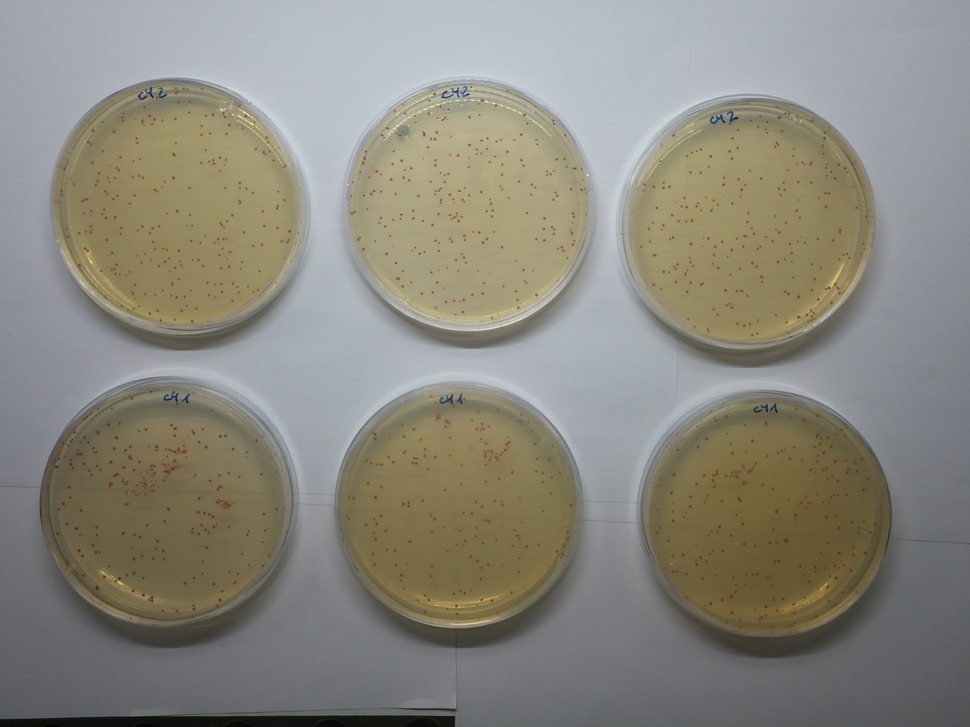
#> input picture data/Singles/02.10.2025-04.30.02.jpg, 970 x 727 px, shrunk from 4056 x 3040 before the run; its folder holds only this picture in this run
$ python -i preprocessing.py   (imports and definitions only)
#> lines starting #> are read from the running program, lines starting #| are printed output that depends on the picture; after the words box and inside, x2 and y2 are one past the last pixel; in counts of white or black regions, pixels touching at a corner belong together
#> further down, picture is the input picture: shape (727, 970, 3); mean B, G, R 125.5, 136, 138.5
### phase/helpers/inputs.py
import cv2 as cv
import numpy as np
import os
import re
from pypdf import PdfReader
from datetime import datetime
import sys
from pathlib import Path
from dataclasses import dataclass
import tempfile
import uuid
import shutil

TMP_DIR = Path(tempfile.gettempdir()) / "phase_temp"

def read_img(source):
    """
    Reads a string filepath or a numpy array.
    For ease of using image processing functions standalone or in pipelines.

    Returns numpy array / image.

    Parameters
    ----------
    source: str or np.ndarray
        Image, or string to the image path.

    Returns
    -------
    np.ndarray
        Image in numpy array form.
    """
    if (isinstance(source, (str, Path)) and os.path.isfile(source)):
        img = cv.imread(source)
    elif isinstance(source, np.ndarray):
        img = source
    elif hasattr(source, "crop"):
        img = source.crop
    else:
        raise TypeError("source must be a file path or a NumPy array")
    return img

# [121 lines left out: functions read_time, read_image_paths, read_pdf, show_image, not called in this run]

@dataclass
class Image:
    """
    Class for out-of-core handling.
    """
    path: Path
    # [41 lines left out: functions __init__, __array__, __del__, clear_tmp_dir, not called in this run]

    def load(self) -> np.ndarray:
        return np.load(self.path, allow_pickle=False, mmap_mode="r")

    def export(self, path: Path):
        cv.imwrite(str(path), self.load())

### phase/image_manipulation/preprocessing.py
import cv2 as cv
import numpy as np
import os
import warnings

from ..helpers.inputs import read_img, show_image

def preprocess(
        source,
        mask = None,
        fg_mask = None,
        bg_mask = None,
        area_filter = True,
        s = 121,
        C = 11,
        kernel_size = 3,
        min_area = 5,
        max_area = 200,
        save = False,
        save_path = "",
        file_name = "preprocessed",
        idx: int = None
        ):
    """
    Preprocesses input image of cropped dish into a thresholded binary image of colonies.

    Returns preprocessed image.

    Parameters
    ----------
    source: str or np.ndarray
        Image of dish, or string to the image path.
    mask: np.ndarray, optional
        Mask of background area outside of dish, if None the background crop won't be applied and watershedding won't work.
    fg_mask: np.ndarray, optional
        "Ground truth positive" mask of colonies from a time point in the future. From preprocess_fg_isolation()
    bg_mask: np.ndarray, optional
        "Ground truth negative" mask of the petri dish, marker, and other artifacts. From preprocess_bg_isolation().
    area_filter: bool, default=True,
        Filter large objects by virtue of connected components. Useful for just formed colonies to reduce the noise; turn off when colonies are larger.
    s: int, default=121
        Block size for thresholding. Bigger numbers include more to threshold.
    C: int, default=11
        Constant to subtract from thresholding.
    kernel_size: int, optional
        Kernel size for erosion. Used for noise removal and colony separation.
    save: bool, default=True
        Whether to save the preprocessed image.
    save_path: str, optional
        Path where the image should be saved.
    file_name: str, optional
        Name to save the preprocessed image as.
    idx: int, optional
        Passed by a wrapper function when processing mutliple dishes.

    Returns
    -------
    np.ndarray
        Preprocessed dish.
    """
#> called with area_filter = True, s = 121, C = 11, kernel_size = 3, min_area = 5, max_area = 200, save = False, save_path = ''
    img = read_img(source=source)

    if save and not save_path:
        warnings.warn(f"No specified save path. Images saved in the current directory ({os.getcwd()}) under ...Preprocessing.")

    # isolating green channel
    green_channel = img[:, :, 1]
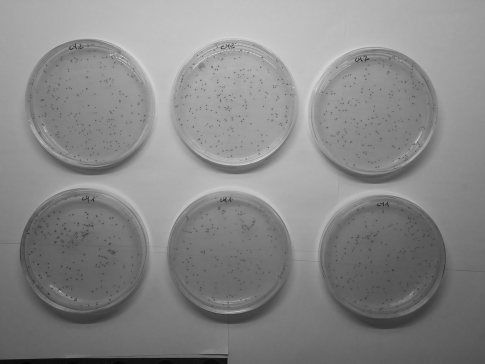
#> green_channel: shape (727, 970) (shown at 1/2 size); min 0, max 255, mean 136

    # thresholding
    threshold = cv.adaptiveThreshold(
        src=green_channel,
        maxValue=255,
        adaptiveMethod=cv.ADAPTIVE_THRESH_GAUSSIAN_C,
        thresholdType=cv.THRESH_BINARY_INV,
        blockSize=s,
        C=C
    )
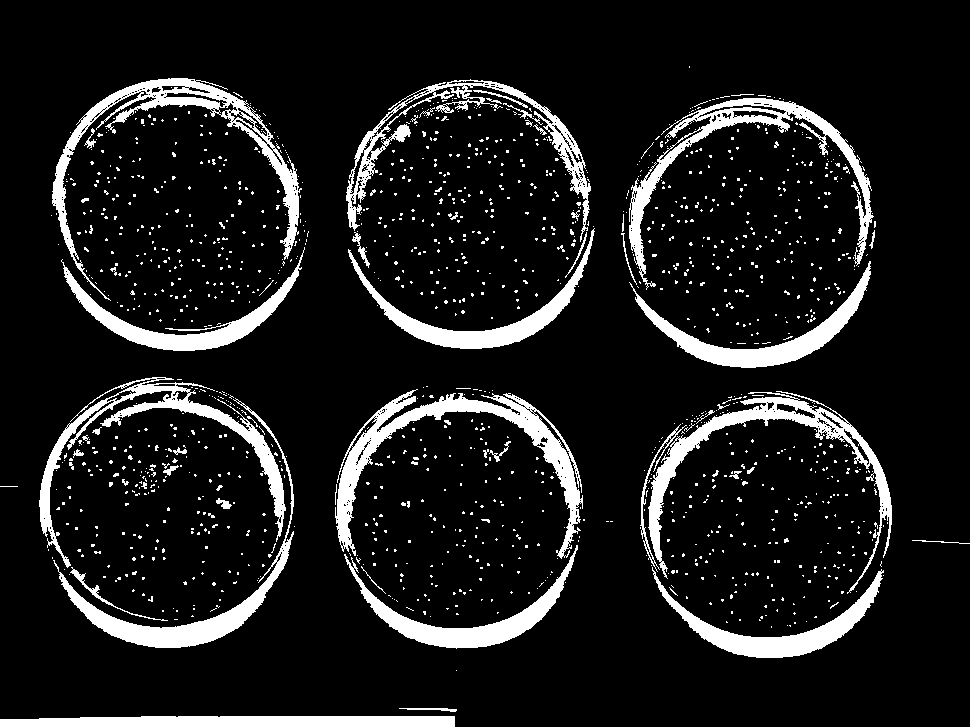
#> threshold: shape (727, 970); 10.9% white; 1424 white regions (1361 under 20 px), largest, box (x1, y1, x2, y2) and area: (335, 389, 583, 559) 7398, (52, 78, 302, 301) 6373, (648, 391, 892, 594) 5960

    # area filter if area_filter flag is passed, otherwise watershed
    if area_filter:
        num_labels, labels, stats, _ = cv.connectedComponentsWithStats(threshold, connectivity=8)
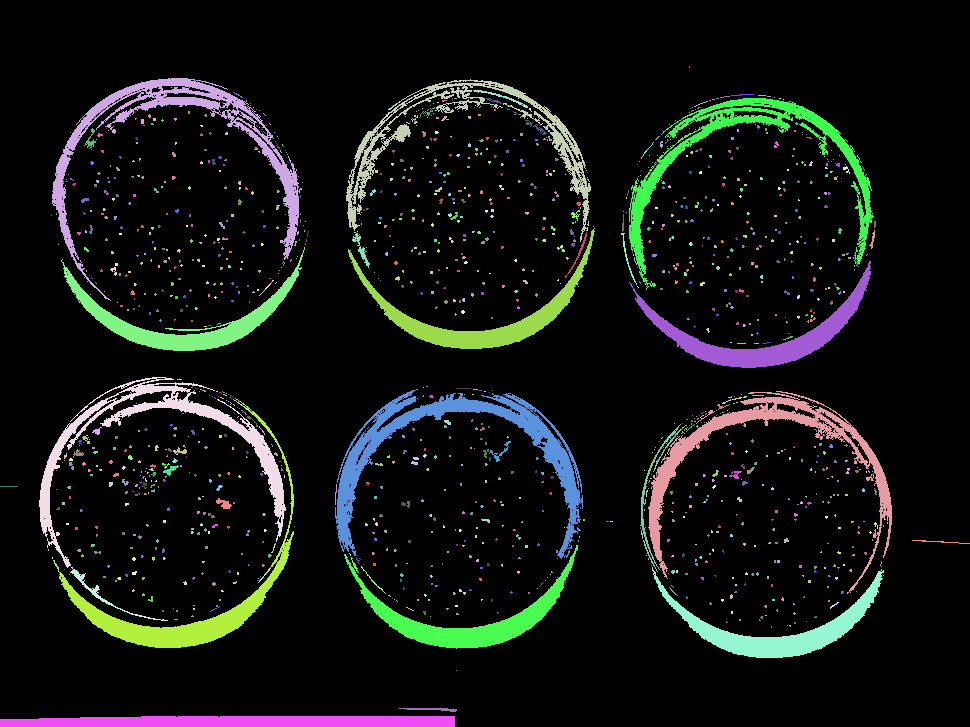
#> labels: shape (727, 970) int32; 1425 distinct labels, from 0 to 1424; one colour per label, 0 black
#> num_labels = 1425; stats = 1425 rows, first 6: [0, 0, 970, 727, 628054], [689, 66, 1, 2, 2], [52, 78, 250, 223, 6373], [346, 79, 245, 163, 4557], [171, 87, 1, 1, 1], [473, 90, 55, 18, 122]
        filtered = np.zeros_like(threshold)

        for i in range(1, num_labels):  # skips background
            area = stats[i, cv.CC_STAT_AREA]
            if min_area <= area <= max_area:
                filtered[labels == i] = 255
#> this loop made 1424 passes
#> area on passes 2, 3, 5: 6373, 4557, 122
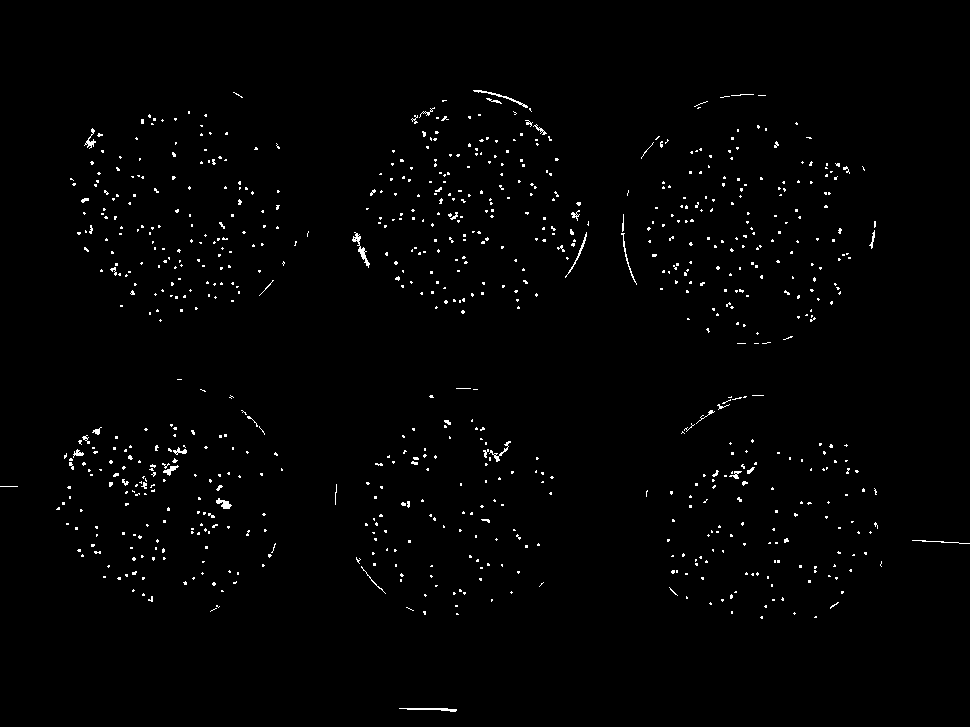
#> filtered: shape (727, 970); 1.2% white in thin lines or dots, all inside (x1, y1, x2, y2) = (0, 90, 970, 712)
    else:
        filtered = threshold
        # watershed here?

    # "crops" the outside of the dish if mask is passed
    if mask is not None:
        cropped = cv.bitwise_and(filtered, filtered, mask=mask)
    else:
        cropped = filtered

    # applies fg_mask and bg_mask if passed
    if fg_mask is not None:
            masked1 = cv.bitwise_and(cropped, cropped, mask=fg_mask)
    if bg_mask is not None:
            masked2 = cv.bitwise_and(masked1, masked1, mask=cv.bitwise_not(bg_mask))
    else:
        masked2 = cropped

    # erosion
    kernel = cv.getStructuringElement(cv.MORPH_ELLIPSE, (kernel_size, kernel_size))
    eroded = cv.morphologyEx(masked2, cv.MORPH_ERODE, kernel)
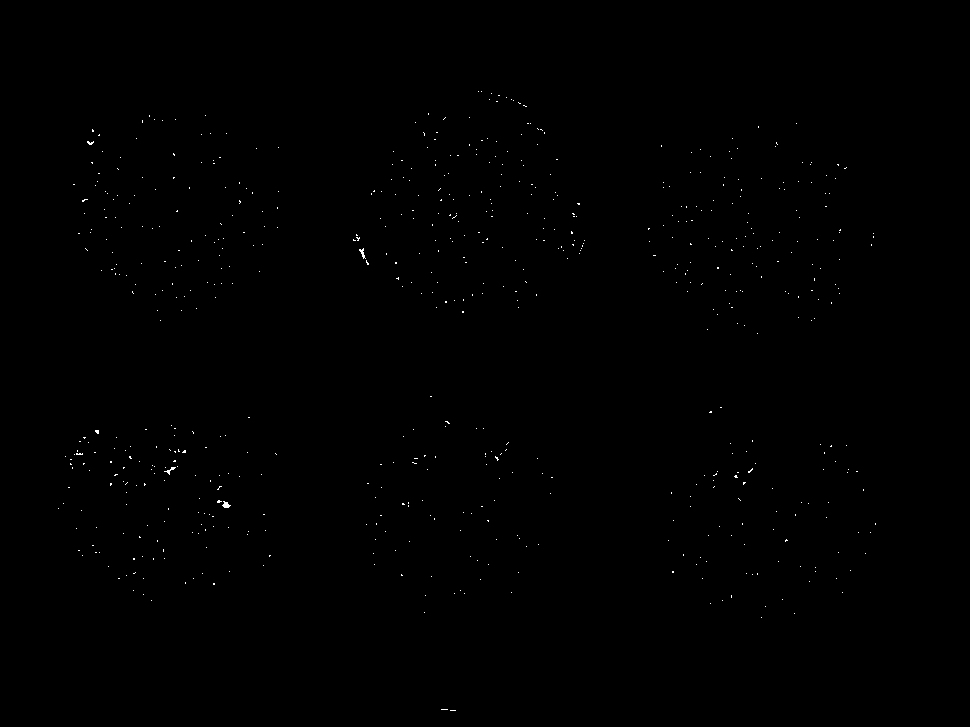
#> eroded: shape (727, 970); 0.17% white in thin lines or dots, all inside (x1, y1, x2, y2) = (58, 91, 876, 711)

    # saving
    save_name = f"{file_name}_preprocessed_{idx}.png" if idx is not None else f"{file_name}_preprocessed.png"

    if save:
        save_path_preprocessing = os.path.join(save_path, "Preprocessing")
        os.makedirs(save_path_preprocessing, exist_ok=True)
        cv.imwrite(os.path.join(save_path_preprocessing, save_name), eroded)

    print(f"File {save_name} preprocessed.")

    return eroded

# [151 lines left out: functions preprocess_fg_isolation, preprocess_bg_isolation, not called in this run]

>>> import cv2
>>> picture = cv2.imread('../../data/Singles/02.10.2025-04.30.02.jpg')
>>> result = preprocess(picture)

$ run again, on data/Singles/28.10.2025-02.30.02.jpg
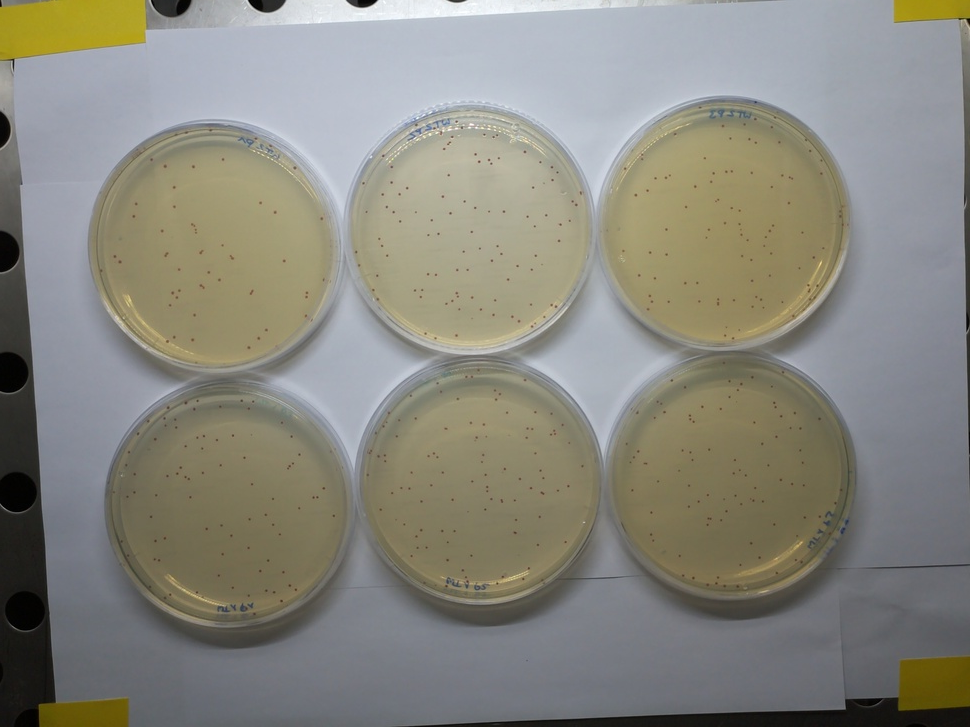
#> input picture data/Singles/28.10.2025-02.30.02.jpg, 970 x 727 px, shrunk from 4056 x 3040 before the run
#> picture is the input picture: shape (727, 970, 3); mean B, G, R 126, 135.6, 136.7
#> threshold: shape (727, 970); 11.5% white; 1028 white regions (946 under 20 px), largest, box (x1, y1, x2, y2) and area: (0, 163, 56, 727) 12472, (396, 698, 970, 727) 6651, (360, 351, 600, 477) 5391
#> in preprocess, `num_labels, labels, stats, _ = cv.connectedComponentsWithStats(thresho..`:
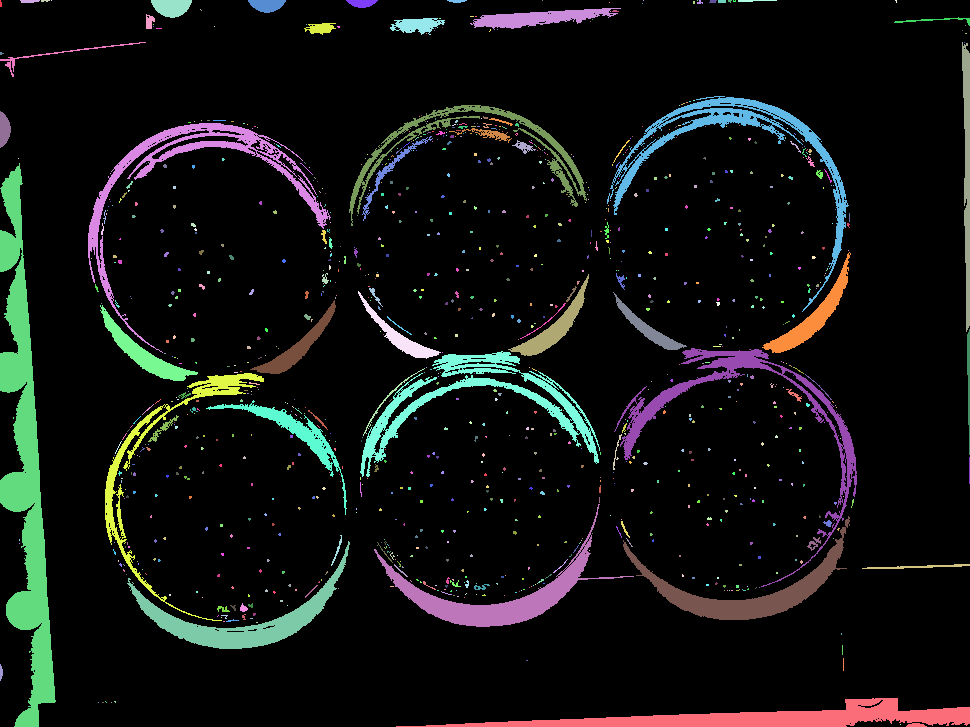
#> labels: shape (727, 970) int32; 1029 distinct labels, from 0 to 1028; one colour per label, 0 black
#> num_labels = 1029; stats = 1029 rows, first 6: [0, 0, 970, 727, 623792], [0, 0, 2, 7, 12], [20, 0, 20, 3, 51], [41, 0, 9, 2, 14], [51, 0, 1, 1, 1], [151, 0, 41, 18, 548]
#> the loop in preprocess, `for i in range(1, num_labels):` made 1028 passes
#> area on passes 2, 5, 6: 51, 548, 355
#> in preprocess, `eroded = cv.morphologyEx(masked2, cv.MORPH_ERODE, kernel)`:
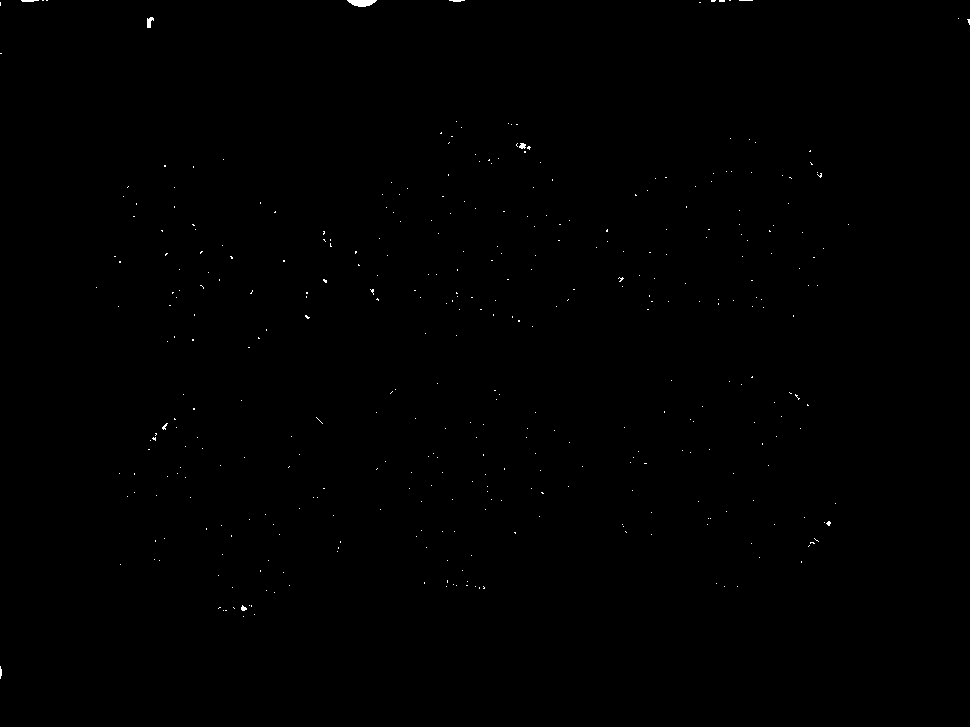
#> eroded: shape (727, 970); 0.15% white; 388 white regions (381 under 20 px), largest, box (x1, y1, x2, y2) and area: (347, 0, 377, 7) 150, (147, 17, 154, 28) 50, (519, 143, 526, 149) 31
